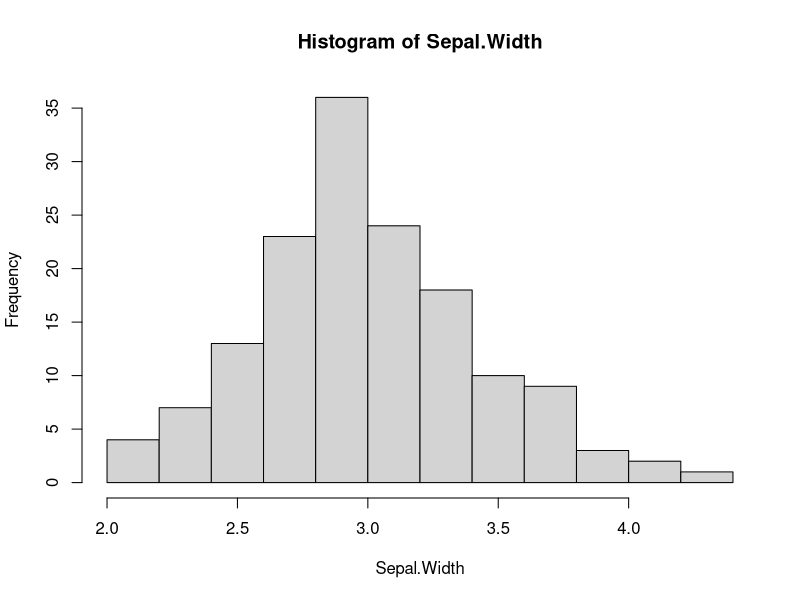
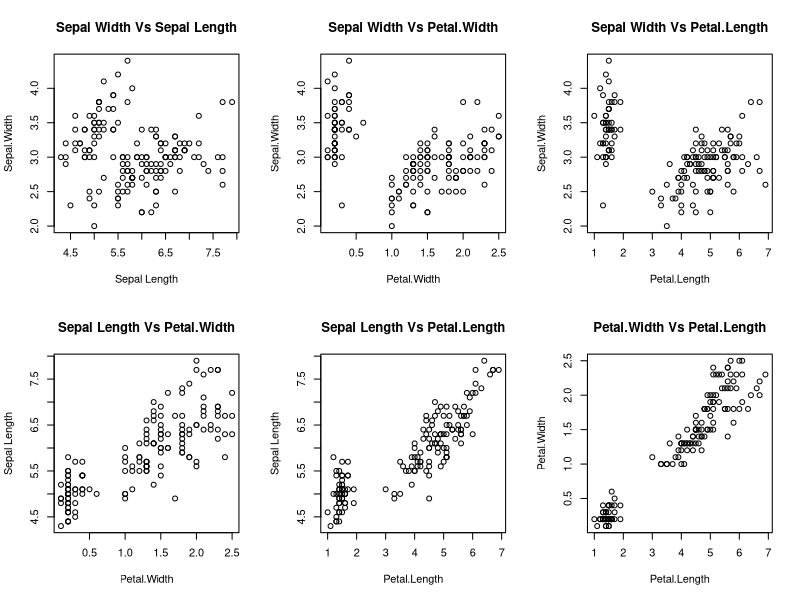
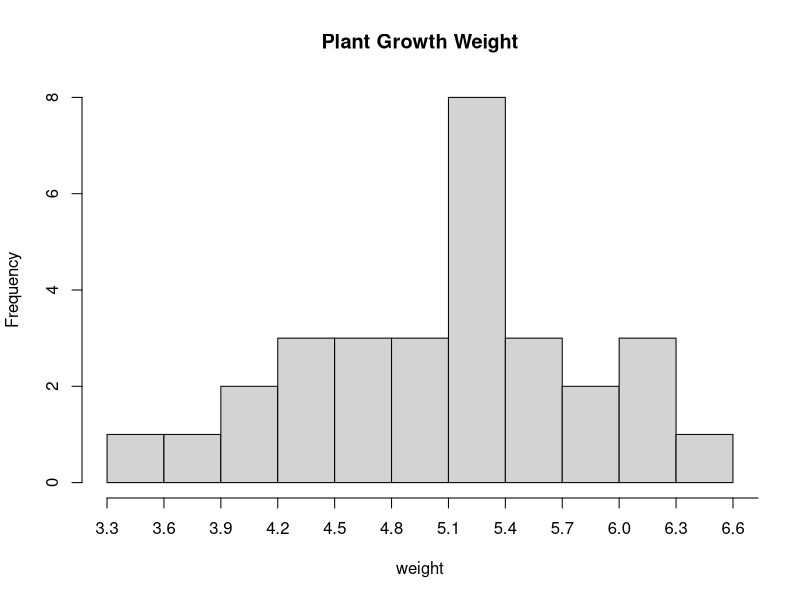
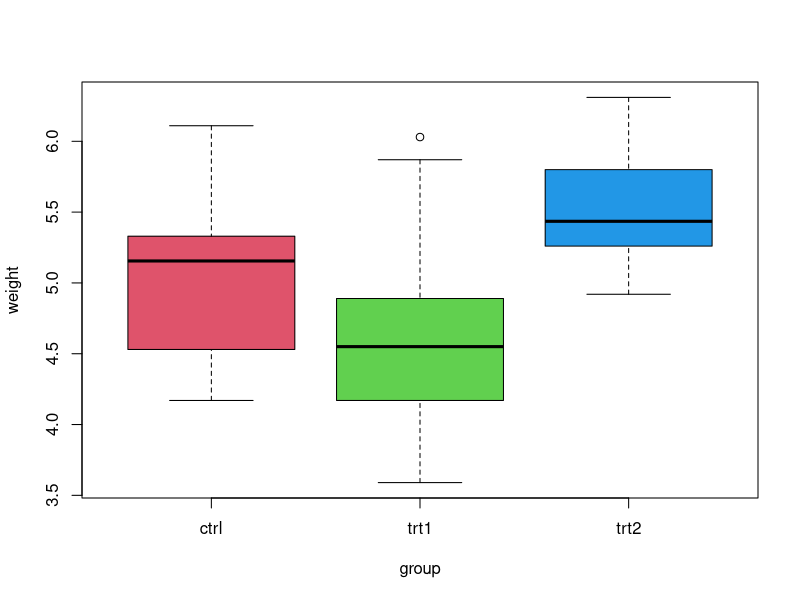
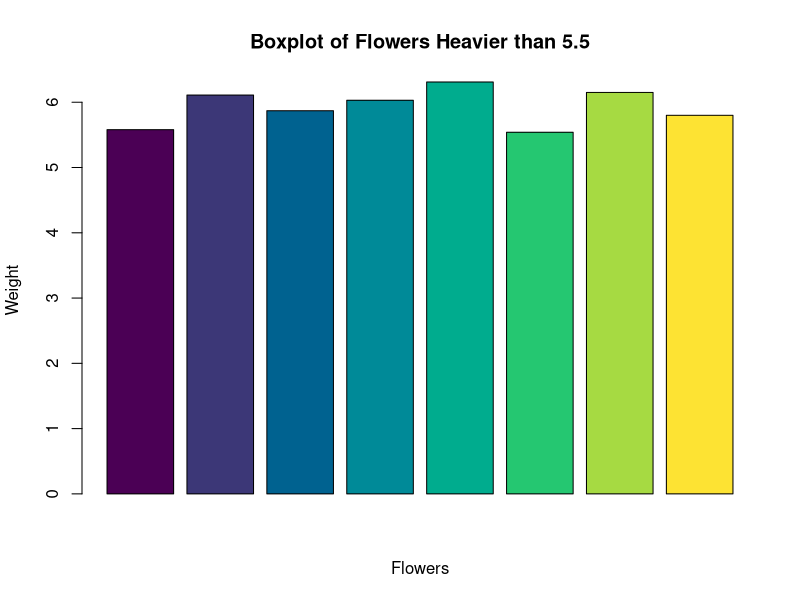

Reproduce these figures in R, in order.
##Midha Assignment Week 3
## 1A:
attach(iris)

hist(Sepal.Width)
## 1B
#based on the plot above. the data seems to be pretty symmetric, if anything slightly skewed to the right, with the mean slightly higher than the median.

## 1C
mean(Sepal.Width)
median(Sepal.Width)
#looking at the above information, my initla expectation of the data being skewed slightly right was correct with the mean 0.06 higher than the median. 

## 1D
#finding the width where only 23% of the data is higher than is the same as asking for the 73 perctentile, found below.
quarts=quantile(Sepal.Width,.73)

## 1E
par(mfrow = c(2,3))
plot(Sepal.Width~Sepal.Length, xlab='Sepal Length', ylab ='Sepal.Width', main='Sepal Width Vs Sepal Length')
plot(Sepal.Width~Petal.Width, xlab='Petal.Width', ylab ='Sepal.Width', main='Sepal Width Vs Petal.Width')
plot(Sepal.Width~Petal.Length, xlab='Petal.Length', ylab ='Sepal.Width', main='Sepal Width Vs Petal.Length')
plot(Sepal.Length~Petal.Width, xlab='Petal.Width', ylab ='Sepal Length', main='Sepal Length Vs Petal.Width')
plot(Sepal.Length~Petal.Length, xlab='Petal.Length', ylab ='Sepal Length', main='Sepal Length Vs Petal.Length')
plot(Petal.Width~Petal.Length, xlab='Petal.Length', ylab ='Petal.Width', main='Petal.Width Vs Petal.Length')
par(mfrow = c(1,1))
## 1F
#the two plots with the strongest relationship appear to be comparing Petal Width and Length, as well as comparing Petal Length to Sepal Length. These plots have a strong line that indicates more of a relationship between the data sets being plotted. The two plots that do not have a strong connection are comparing Sepal Length to Sepal Width as well as comparing Sepal Width to Petal Width. These plots seem to have a more scattered arrangement of data indication there is no strong relationship.

## 2A
attach(PlantGrowth)
hist(weight, breaks = seq(3.3,6.6,.3), xaxt='n', main='Plant Growth Weight')
axis(1,at = seq(3.3,6.9,.3))

## 2B
boxplot(weight~group, col=2:4)

## 2C
# looking at the plots, about 75% of the trt1 weights are below the minimum value of the trt2 weights

## 2D
trt2 = weight[c(21:30)]
min_trt2 = min(trt2)

trt1 = weight[c(11:20)]

mean(trt1 < min_trt2) * 100

## 2E


HeavyWeight = c(0,1)
for (i in 1:length(weight)){
  if (weight[i] > 5.5){
    HeavyWeight[i] = weight[i]
    }
} 
HeavyWeight_clean = HeavyWeight[!is.na(HeavyWeight)]
HeavyWeight_clean = HeavyWeight_clean[2:9]
HeavyWeight_clean

barplot(HeavyWeight_clean, xlab='Flowers', ylab='Weight', main='Boxplot of Flowers Heavier than 5.5', col = hcl.colors(8, "Viridis"))
